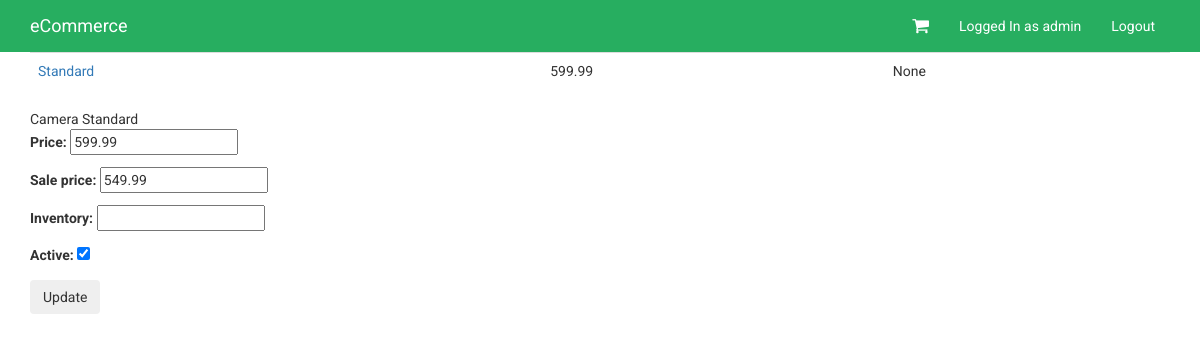
The page /products/2/inventory/ (signed in) on the database its author committed.
### products/models.py (models this page shows, shortened)
class Variation(models.Model):
	product = models.ForeignKey(Product)
	title = models.CharField(max_length=120)
	description = models.TextField(blank=True, null=True)
	price = models.DecimalField(decimal_places= 2, max_digits=20)
	sale_price = models.DecimalField(decimal_places= 2, max_digits=20, null=True, blank=True)
	active = models.BooleanField(default=True)
	inventory = models.IntegerField(null=True, blank=True) #refers to unlimited amount

class Product (models.Model):
	title = models.CharField(max_length=120)
	description = models.TextField(blank=True, null=True)
	price = models.DecimalField(decimal_places= 2, max_digits=20)
	active = models.BooleanField(default=True)
	categories = models.ManyToManyField('Category', blank=True)
	default = models.ForeignKey('Category', related_name='default_category', null=True, blank=True)
	objects = ProductManager()

### products/views.py (the view, shortened to what this page needs)
# urls.py: url(r'^(?P<pk>\d+)/inventory/$', VariationListView.as_view() , name='product_inventory'),
class VariationListView(StaffRequiredMixin, ListView):
	model = Variation
	queryset = Variation.objects.all()
	def get_context_data(self, *args, **kwargs):
		context = super(VariationListView, self).get_context_data(*args, **kwargs)
		context["formset"] = VariationInventoryFormSet(queryset=self.get_queryset())
		return context
	def get_queryset(self, *args, **kwargs):
		product_pk = self.kwargs.get("pk")
		if product_pk:
			product = get_object_or_404(Product, pk=product_pk)
			queryset = Variation.objects.filter(product=product)
		return queryset

### products/mixins.py (called while the page is built)
	@method_decorator(login_required)
	def dispatch(self, request, *args, **kwargs):
		if request.user.is_staff:
			return super (StaffRequiredMixin, self).dispatch(request, *args, **kwargs)
		else:
			raise Http404

### products/models.py (called while the page is built)
	def active(self):
		return self.filter(active=True)

	def get_queryset(self):
		return ProductQuerySet(self.model, using=self.db)

	def all(self, *args, **kwargs):
		return self.get_queryset().active()

### products/templates/products/variation_list.html (shortened to what this page needs)
{% extends 'base.html' %}
{% block content %}
<table class='table'>
{% for variation in variation_list %}
<tr>
<td><a href='{{ product.get_absolute_url }}'>{{variation.title}}</a></td>
<td>{{variation.description}}</td>
<td>{{variation.price}}</td>
<td>{{ variation.inventory }}</td>
</tr>
{% endfor %}
</table>
<form method="POST" action="">{% csrf_token %}
{% for form in formset %}
{{form.instance.product.title}}
{{form.instance.title}}
{{ form.as_p }}
{% endfor %}
<input type="submit" value="Update" class='btn' />
</form>
{% endblock %}

### templates/navbar.html (shortened to what this page needs)
<nav class="navbar navbar-default">
  <div class="container">
    <div class="navbar-header">
      <a class="navbar-brand" href="/">eCommerce</a>
    </div>
    <div class="collapse navbar-collapse" id="bs-example-navbar-collapse-1">
      <ul class="nav navbar-nav navbar-right">
        <li class='shopping-cart'><a href='{% url "cart" %}'><i class="fa fa-shopping-cart" aria-hidden="true"></i> </a></li>
        {% if request.user.is_authenticated %}
          <li><a href=''>Logged In as {{request.user}}</a></li>
          <li><a href="{% url 'auth_logout' %}">Logout</a></li>
        {% endif %}
      </ul>
    </div>
  </div>
</nav>

### static/css/custom.css (style rules this page uses)
body { font-family: 'Roboto', sans-serif; }
.navbar { margin-bottom: 0; background-color: #27ae60; border: 1px solid #27ae60; border-radius: 0; }
.navbar-default .navbar-brand { color: #fff; }
.navbar-collapse .navbar-nav>li>a { color: #fff; }
.shopping-cart { font-size: 18px; vertical-align: middle; }

### rows shown on the page
Variation: title "Standard", price "599.99", inventory "None", instance.product "Camera", instance "Standard"

### other values the page prints
{{ request.user }} "admin"
